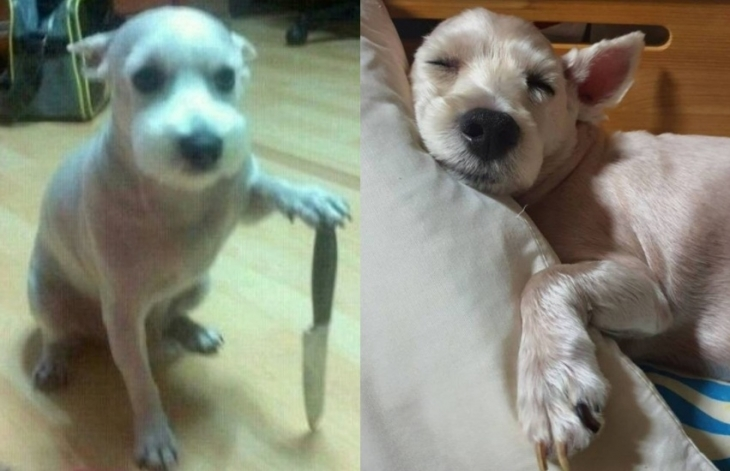
#> input picture opencv/dog.jpg, 730 x 471 px, found by its file name
$ python '05. thresh_binary.py'
#> lines starting #> are read from the running program, lines starting #| are printed output that depends on the picture; after the words box and inside, x2 and y2 are one past the last pixel; in counts of white or black regions, pixels touching at a corner belong together
import cv2

gray_img = cv2.imread('opencv/dog.jpg', cv2.IMREAD_GRAYSCALE)
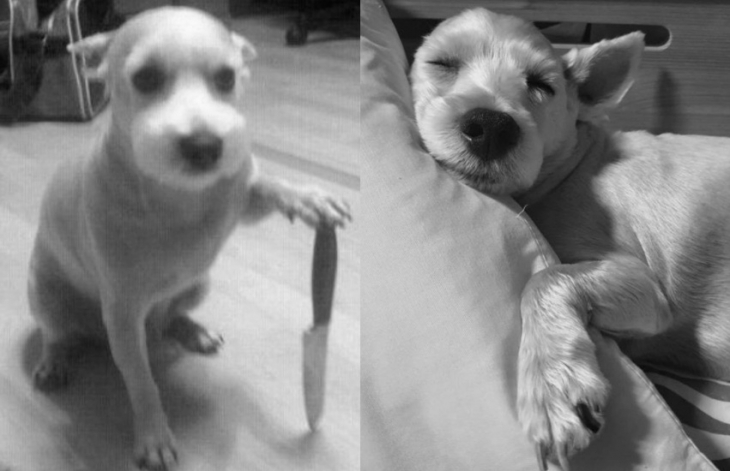
#> gray_img: shape (471, 730); min 4, max 250, mean 132.2

print('변환 후')
ret, th_img = cv2.threshold(src=gray_img, thresh=150, maxval=255, type=cv2.THRESH_BINARY) # 인자에 minval은 없음 최솟값은 항상 0
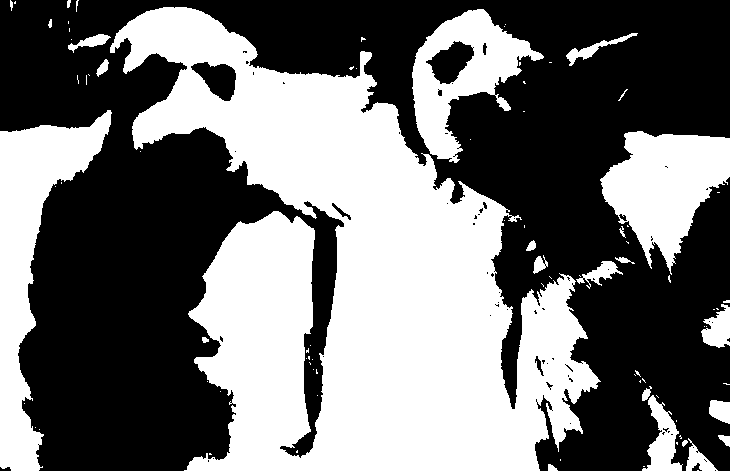
#> th_img: shape (471, 730); 44.6% white; 88 white regions (63 under 20 px), largest, box (x1, y1, x2, y2) and area: (110, 7, 601, 471) 114333, (0, 110, 112, 471) 14727, (600, 131, 730, 275) 10596
# th_img[th_img == 0] = 50  # numpy를 이용하여 원하는 min값으로 바꾸기
# OpenCV threshold는 “두 값 (0 vs maxval)”만 사용하는 이진화 함수

print('원본')
print(gray_img.shape)
#| (471, 730)
print(gray_img[0, 0])
#| 44
print(gray_img[100, 100])
#| 75

print('변환 결과')
print(th_img.shape)
#| (471, 730)
print(th_img[0, 0])
#| 0
print(th_img[100, 100])
#| 0

cv2.imshow('img', gray_img)
cv2.imshow('th', th_img)
key = cv2.waitKey(0)
#> (key Esc is pressed here)
print(key)
cv2.destroyAllWindows()

$ run again, with opencv/data1.webp saved as opencv/dog.jpg
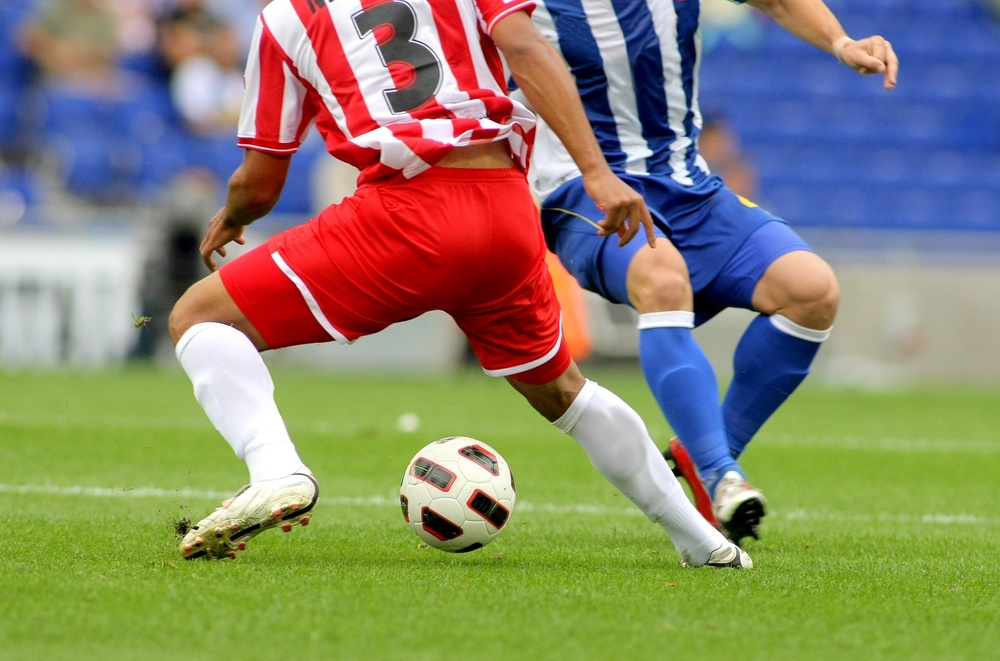
#> input picture opencv/data1.webp, 1000 x 661 px, shrunk from 1434 x 948 before the run, found by its file name
#> `gray_img = cv2.imread('opencv/dog.jpg', cv2.IMREAD_GRAYSCALE)`:
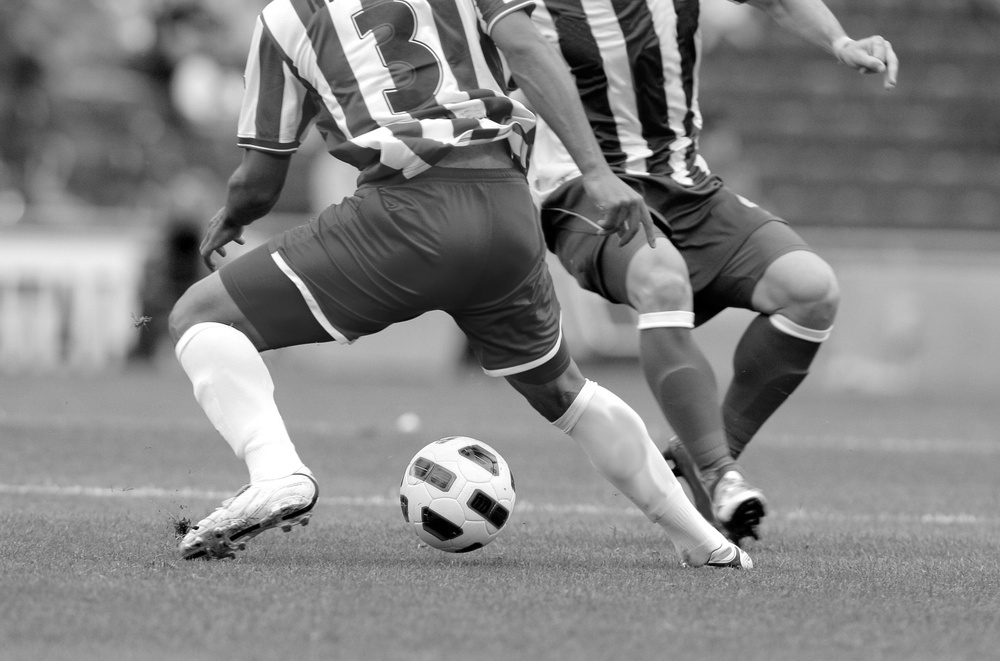
#> gray_img: shape (661, 1000); min 0, max 255, mean 131.4
#> `ret, th_img = cv2.threshold(src=gray_img, thresh=150, maxval=255, type..`:
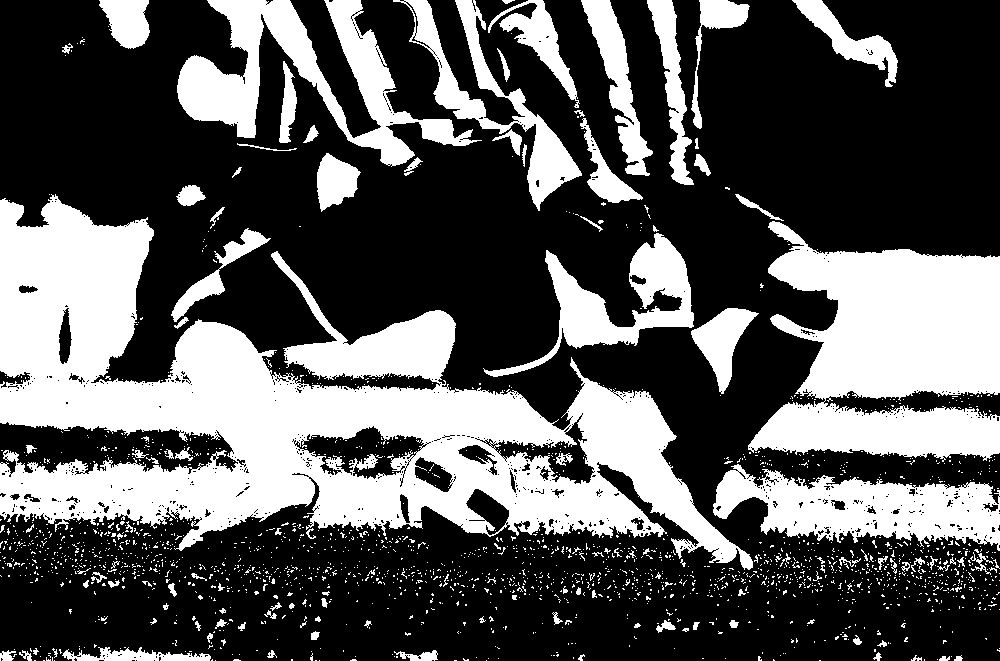
#> th_img: shape (661, 1000); 34.8% white; 2069 white regions (1948 under 20 px), largest, box (x1, y1, x2, y2) and area: (0, 194, 753, 570) 109663, (748, 221, 1000, 462) 38743, (177, 0, 482, 167) 15902
#| (661, 1000)
#| 109
#| 113
#| (661, 1000)
#| 0
#| 0

$ run again, with opencv/data3.webp saved as opencv/dog.jpg
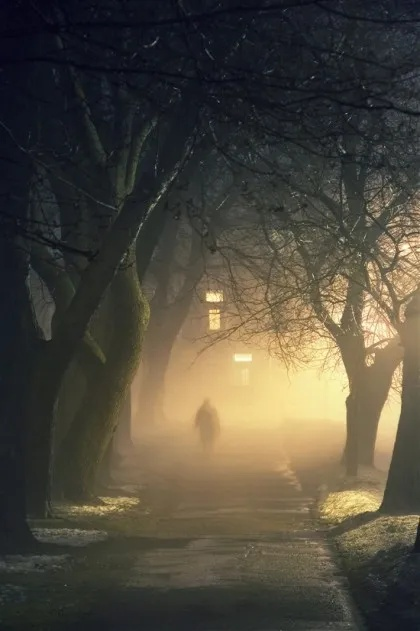
#> input picture opencv/data3.webp, 420 x 631 px, found by its file name
#> `gray_img = cv2.imread('opencv/dog.jpg', cv2.IMREAD_GRAYSCALE)`:
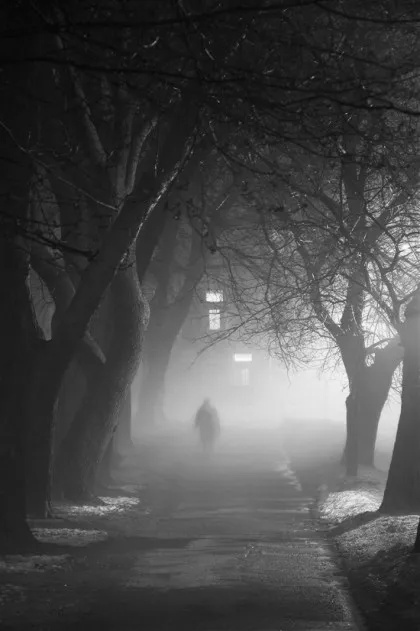
#> gray_img: shape (631, 420); min 4, max 253, mean 73.6
#> `ret, th_img = cv2.threshold(src=gray_img, thresh=150, maxval=255, type..`:
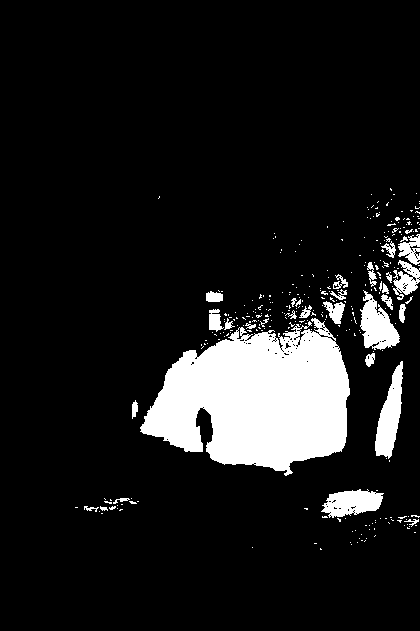
#> th_img: shape (631, 420); 11.1% white; 307 white regions (275 under 20 px), largest, box (x1, y1, x2, y2) and area: (140, 318, 350, 476) 21745, (375, 361, 403, 459) 1453, (360, 290, 400, 350) 1335
#| (631, 420)
#| 10
#| 25
#| (631, 420)
#| 0
#| 0
